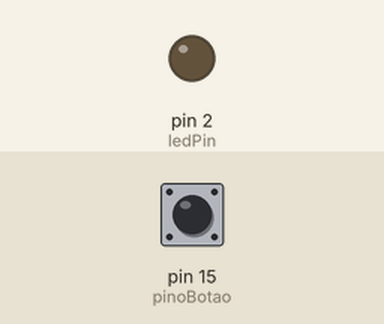
The sketch below on a simulated Arduino Uno, built with avr-gcc and run on an emulated ATmega328P. Shown: output pins drawn as LEDs (lit = HIGH). The test bench sets the inputs (shaded band); at power-on: pin 15 (pinoBotao) HIGH.

Above: at 1.2 s.
1.3 s: pin 15 (pinoBotao) pulled LOW for 0.15 s
At 1.37 s:
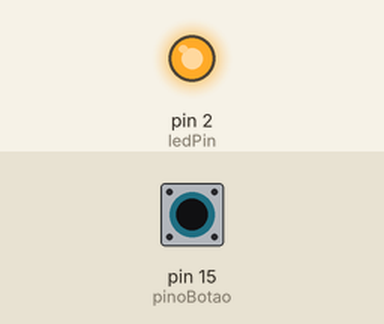
2.9 s: pin 15 (pinoBotao) pulled LOW for 3.2 s
At 6.9 s:
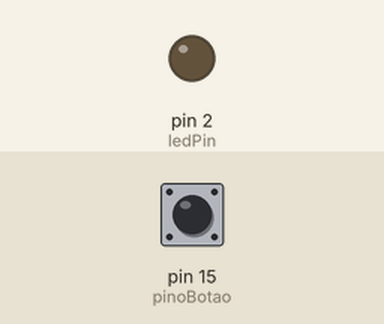
Timing chart, 0 to 8.4 s (numbered marks = the images above; inputs shaded):
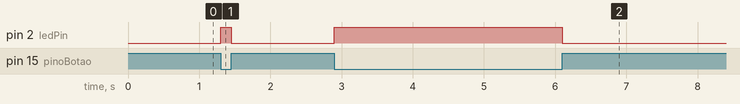

Measured:
- after the input at 1.3 s, pin 2 (ledPin): LOW → HIGH at once, → LOW 0.15 s later
- after the input at 2.9 s, pin 2 (ledPin): LOW → HIGH at once, → LOW 3.2 s later

The sketch:

cod14.ino
```cpp
const int pinoBotao = 15;
const int ledPin =  2;

void setup() {
  pinMode(ledPin, OUTPUT);
  pinMode(pinoBotao, INPUT_PULLUP);
}
void loop(){
  int botaoEstado = digitalRead(pinoBotao);
  if (botaoEstado != HIGH) {
    digitalWrite(ledPin, HIGH);
  }
  else {
    digitalWrite(ledPin, LOW);
  }
}
```
